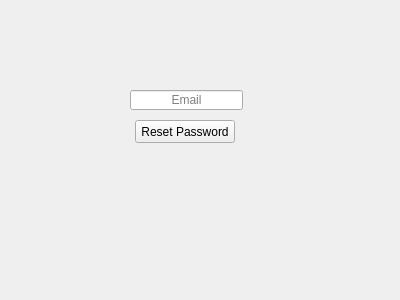
<?xml version="1.0" encoding="UTF-8"?>
<ui version="4.0">
 <class>ForgotPassword</class>
 <widget class="QWidget" name="ForgotPassword">
  <property name="geometry">
   <rect>
    <x>0</x>
    <y>0</y>
    <width>400</width>
    <height>300</height>
   </rect>
  </property>
  <property name="windowTitle">
   <string>Form</string>
  </property>
  <widget class="QLineEdit" name="lineEdit">
   <property name="geometry">
    <rect>
     <x>130</x>
     <y>90</y>
     <width>113</width>
     <height>20</height>
    </rect>
   </property>
   <property name="alignment">
    <set>Qt::AlignCenter</set>
   </property>
   <property name="placeholderText">
    <string>Email</string>
   </property>
  </widget>
  <widget class="QPushButton" name="pushButton">
   <property name="geometry">
    <rect>
     <x>135</x>
     <y>120</y>
     <width>100</width>
     <height>23</height>
    </rect>
   </property>
   <property name="text">
    <string>Reset Password</string>
   </property>
  </widget>
 </widget>
 <resources/>
 <connections/>
</ui>
